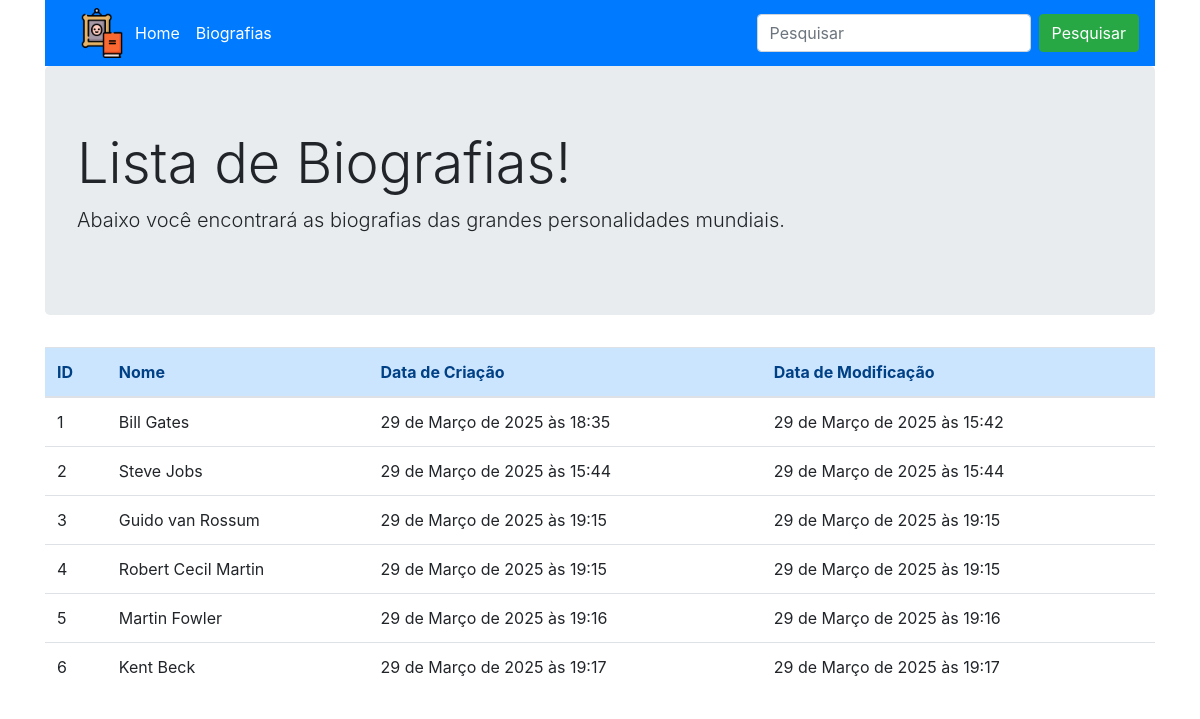
/Lista/, run on the app's committed database.
### core/models.py (models this page shows, shortened)
class Pessoa(models.Model):
    nome = models.CharField(max_length = 200)
    biografia = models.TextField()
    url_foto = models.CharField(max_length = 1000)
    data_criacao = models.DateTimeField(auto_now_add = True)
    data_modificacao = models.DateTimeField(auto_now = True)

### core/views.py (the view)
# urls.py: path('Lista/', views.lista, name='lista')
def lista(request):
    pesquisa = request.GET.get('pesquisa')
    if pesquisa:
        pessoas = Pessoa.objects.filter(biografia__contains=pesquisa)
    else:
        pessoas = Pessoa.objects.all()
    context = {
        'pessoas': pessoas
    }
    return render(request, 'core/lista.html', context = context)

### core/templates/core/lista.html (shortened to what this page needs)
{% extends 'base.html' %}
{% block content %}
<div class="jumbotron">
    <h1 class="display-4">Lista de Biografias!</h1>
    <p class="lead">Abaixo você encontrará as biografias das grandes personalidades mundiais.</p>
</div>
<table class = 'table'>
    <thead>
    <tr class="alert-primary">
        <th>ID</th>
        <th>Nome</th>
        <th>Data de Criação</th>
        <th>Data de Modificação</th>
    </tr>
    </thead>
    <body>
        {% for pessoa in pessoas %}
        <tr>
            <td>{{ pessoa.id }}</td>
            <td>{{ pessoa.nome}}</td>
            <td>{{ pessoa.data_criacao}}</td>
            <td>{{ pessoa.data_modificacao}}</td>
        </tr>
        {% endfor %}
    </body>
</table>
{% endblock %}

### core/templates/base.html (shortened to what this page needs)
<!doctype html>
{% load static %}
<html lang="pt-br">
  <head>
    <link rel="stylesheet" href="https://cdn.jsdelivr.net/npm/bootstrap@4.5.3/dist/css/bootstrap.min.css">
  </head>
  <body>
    <div class = 'container'>
      {% include 'core/navbar.html' %}
    </div>
    <div class = 'container'>
        {% block content %}
        {% endblock %}
    </div>
  </body>
</html>

### core/templates/core/navbar.html (shortened to what this page needs)
{% load static %}
<nav class="navbar navbar-expand-lg navbar-dark bg-primary">
        <img src="{% static 'img/logo.png' %}" width="50">
    <div class="collapse navbar-collapse" id="navbarSupportedContent">
      <ul class="navbar-nav mr-auto">
        <li class="nav-item active">
          <a class="nav-link" href="{% url 'index' %}">Home</a>
        </li>
        <li class="nav-item active">
            <a class="nav-link" href="{% url 'lista' %}">Biografias</a>
          </li>
      </ul>
      <form class="form-inline my-2 my-lg-0" action="{% url 'lista' %}" method = 'get'>
        <input class="form-control mr-sm-2" type="search" name="pesquisa" placeholder="Pesquisar" aria-label="Search">
        <button class="btn btn-success my-2 my-sm-0" type="submit">Pesquisar</button>
      </form>
    </div>
  </nav>

### data on the page
Pessoa: id "1", nome "Bill Gates", data_criacao "29 de Março de 2025 às 18:35", data_modificacao "29 de Março de 2025 às 15:42"
Pessoa: id "2", nome "Steve Jobs", data_criacao "29 de Março de 2025 às 15:44", data_modificacao "29 de Março de 2025 às 15:44"
Pessoa: id "3", nome "Guido van Rossum", data_criacao "29 de Março de 2025 às 19:15", data_modificacao "29 de Março de 2025 às 19:15"
Pessoa: id "4", nome "Robert Cecil Martin", data_criacao "29 de Março de 2025 às 19:15", data_modificacao "29 de Março de 2025 às 19:15"
Pessoa: id "5", nome "Martin Fowler", data_criacao "29 de Março de 2025 às 19:16", data_modificacao "29 de Março de 2025 às 19:16"
Pessoa: id "6", nome "Kent Beck", data_criacao "29 de Março de 2025 às 19:17", data_modificacao "29 de Março de 2025 às 19:17"
